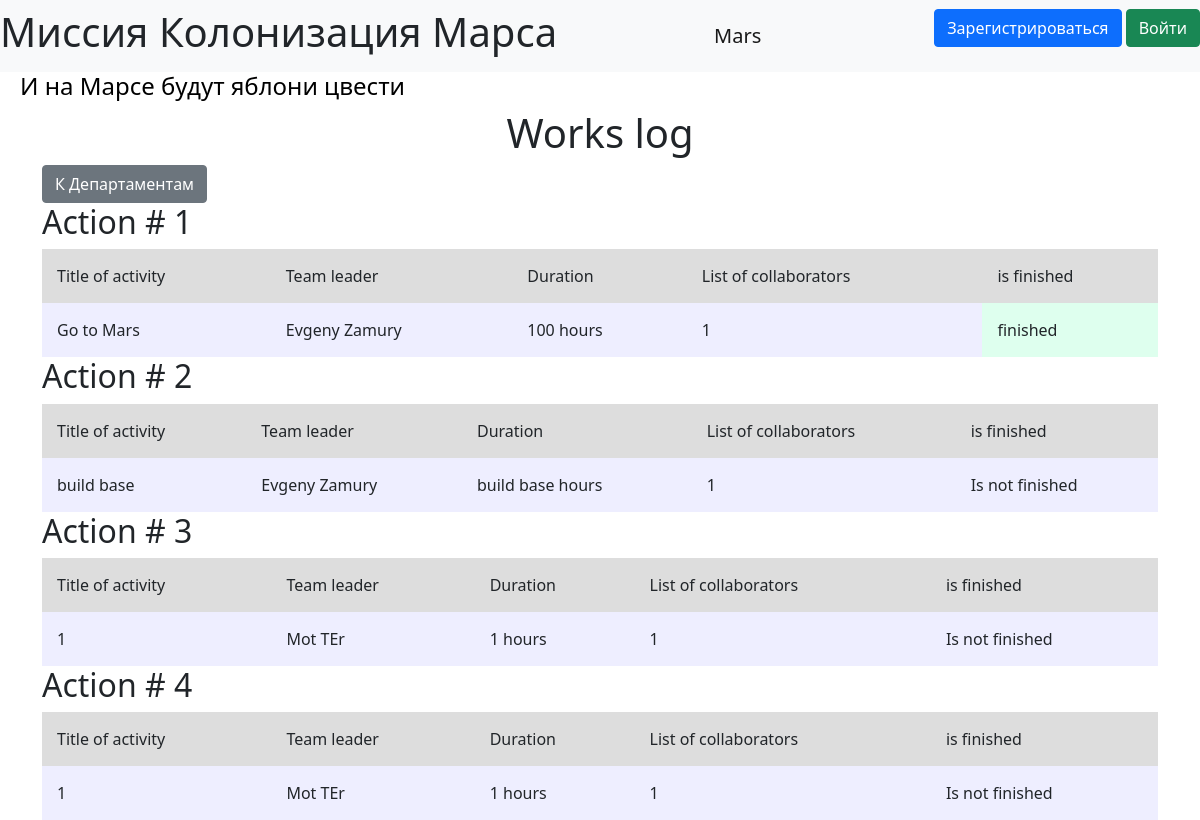
Before: / with the older database file.
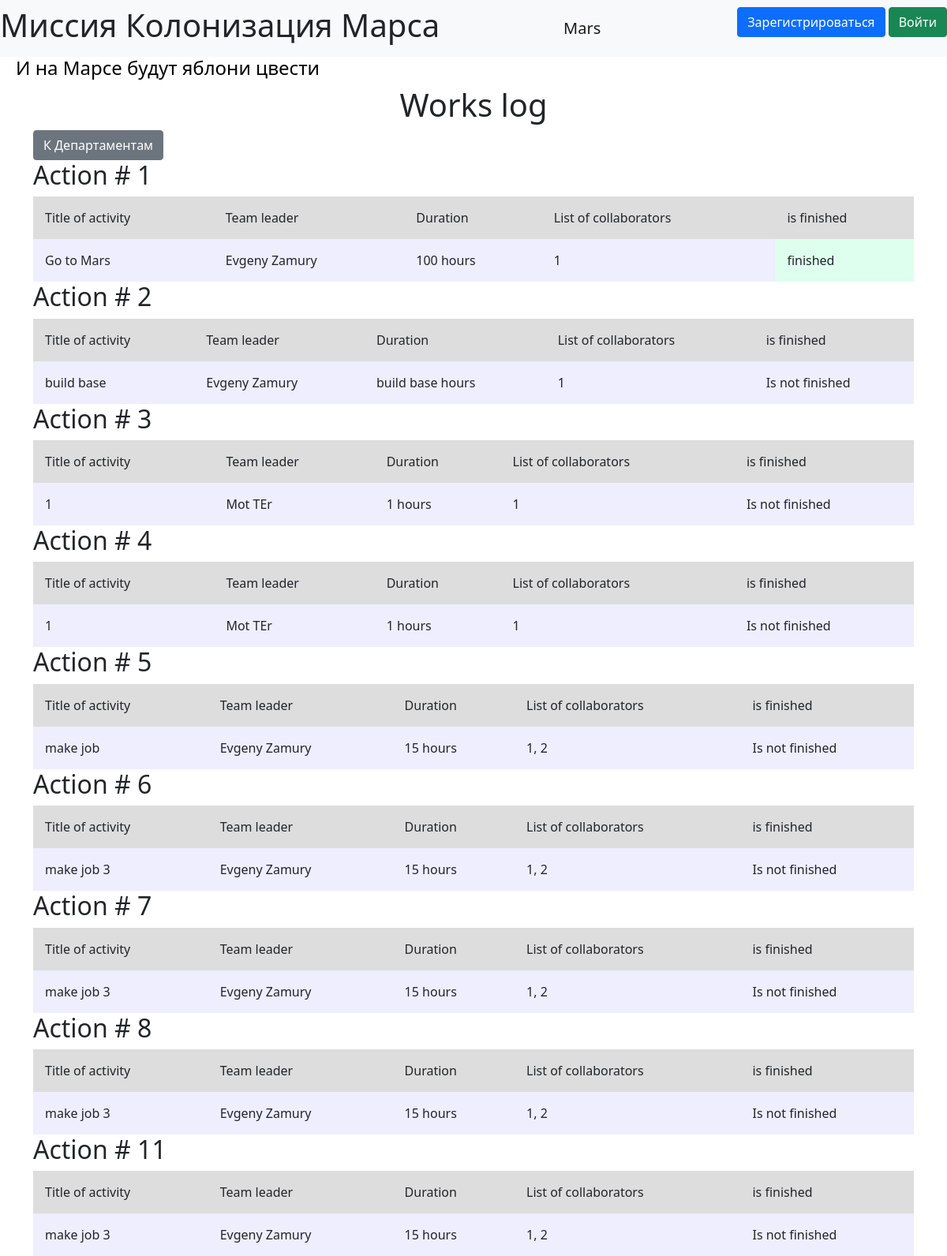
After: the same page with the newer database file.
### data/jobs.py (models this page shows)
class Jobs(SqlAlchemyBase, SerializerMixin):
    __tablename__ = 'jobs'
    id = sqlalchemy.Column(sqlalchemy.Integer, primary_key=True, autoincrement=True)
    team_leader = sqlalchemy.Column(sqlalchemy.Integer, sqlalchemy.ForeignKey('users.id'))
    job = sqlalchemy.Column(sqlalchemy.String, nullable=False)
    work_size = sqlalchemy.Column(sqlalchemy.Integer, nullable=False)
    collaborators = sqlalchemy.Column(sqlalchemy.String)
    start_date = sqlalchemy.Column(sqlalchemy.DateTime)
    end_date = sqlalchemy.Column(sqlalchemy.DateTime)
    is_finished = sqlalchemy.Column(sqlalchemy.Boolean, default=False)
    user = orm.relationship('User')

### main.py (the view)
@app.route('/')
def index():
    db_sess = db_session.create_session()
    jobs = db_sess.query(Jobs).join(User, User.id == Jobs.team_leader).all()
    from_id_to_name = dict()
    for item in jobs:
        user = db_sess.query(User).filter(User.id == item.team_leader).first()
        from_id_to_name[item.team_leader] = f'{user.name} {user.surname}'
    pprint.pprint(from_id_to_name)
    return render_template('workslog.html', jobs=jobs, from_id_to_name=from_id_to_name)

### data/db_session.py (called while the page is built)
def create_session() -> Session:
    global __factory
    return __factory()

### templates/workslog.html (shortened to what this page needs)
{% extends 'base.html' %}
{% block content %}
<h1 align="center">Works log</h1>
<a href="/departments" class="btn btn-secondary">К Департаментам</a>
{% for item in jobs %}
<h2>Action # {{ item.id }}</h2>
<table>
    <thead>
    <tr>
        <td>Title of activity</td>
        <td>Team leader</td>
        <td>Duration</td>
        <td>List of collaborators</td>
        <td>is finished</td>
    </tr>
    </thead>
    <tbody>
    <tr>
        <td bgcolor="#eeeeff">{{ item.job }}</td>
        <td bgcolor="#eeeeff">{{ from_id_to_name[item.team_leader] }}</td>
        <td bgcolor="#eeeeff">{{ item.work_size }} hours</td>
        <td bgcolor="#eeeeff">{{ item.collaborators }}</td>
        {% if item.is_finished %}
        <td bgcolor="#deffee">finished</td>
        {% else %}
        <td bgcolor="#eeeeff">Is not finished</td>
        {% endif %}
    </tr>
    </tbody>
</table>
{% endfor %}
{% endblock%}

### templates/base.html (shortened to what this page needs)
<!doctype html>
<html lang="en">
<head>
                    <link href="https://cdn.jsdelivr.net/npm/bootstrap@5.0.2/dist/css/bootstrap.min.css" rel="stylesheet">
    <link rel="stylesheet" href="../static/css/style.css">
</head>
<body>
<header>
    <nav class="navbar navbar-light bg-light">
        <h1>Миссия Колонизация Марса</h1>
        <a class="navbar-brand" href="#">Mars</a>
        {% if current_user.is_authenticated %}
            <a class="navbar-brand" href="/logout">{{ current_user.name }}</a>
        {% else %}
        <p>
            <a class="btn btn-primary " href="/register">Зарегистрироваться</a>
            <a class="btn btn-success" href="/login">Войти</a>
        </p>
        {% endif %}
    </nav>
    <h4>И на Марсе будут яблони цвести</h4>
</header>
<main role="main" class="container">
    {% block content %}{% endblock %}
</main>
</body>
</html>

### static/css/style.css (style rules this page uses)
h4 { padding-left: 20px; color: #000000; }
table { width: 100%; }
td { padding: 15px; align-items: center; }
thead { background: #dddddd; }

Changed rows visible on the page:
added Jobs: id "5", job "make job", team_leader "Evgeny Zamury", work_size "15", collaborators "1, 2", is_finished "Is not finished"
added Jobs: id "6", job "make job 3", team_leader "Evgeny Zamury", work_size "15", collaborators "1, 2", is_finished "Is not finished"
added Jobs: id "7", job "make job 3", team_leader "Evgeny Zamury", work_size "15", collaborators "1, 2", is_finished "Is not finished"
added Jobs: id "8", job "make job 3", team_leader "Evgeny Zamury", work_size "15", collaborators "1, 2", is_finished "Is not finished"
added Jobs: id "11", job "make job 3", team_leader "Evgeny Zamury", work_size "15", collaborators "1, 2", is_finished "Is not finished"
